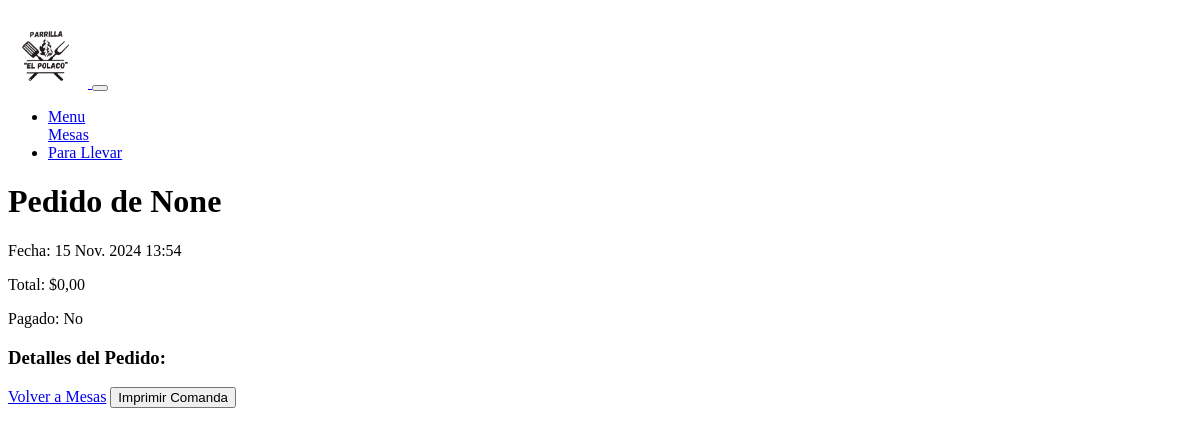
The page /pedido/17/ on the database as committed earlier.
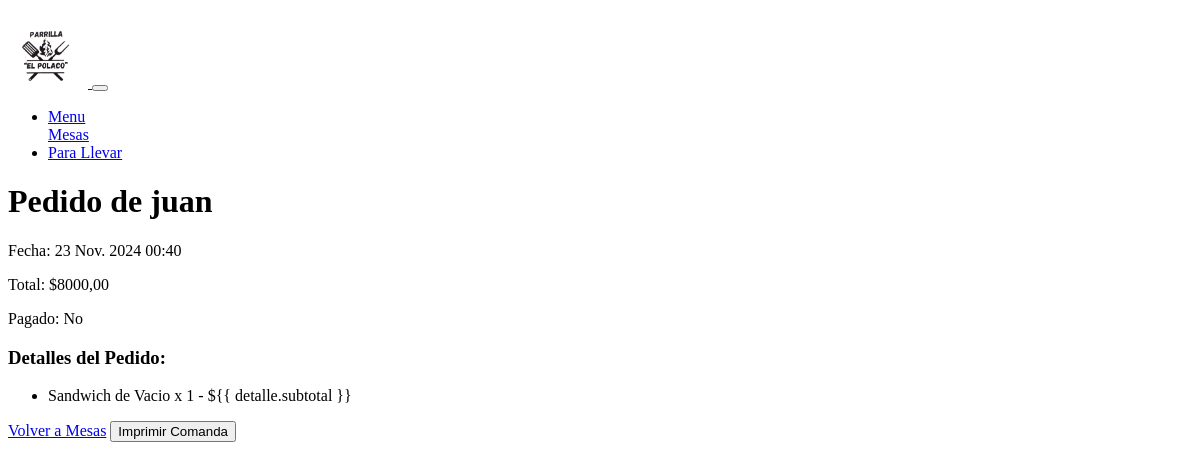
The same page on the database as committed later.
### Parrilla/models.py (models this page shows, shortened)
class Pedido(models.Model):
    numero = models.IntegerField(unique=False)
    mesa = models.ForeignKey("Mesa", on_delete=models.CASCADE, blank=True, null=True)
    nombre = models.CharField(max_length=100, blank=True, null=True)
    fecha = models.DateTimeField(auto_now_add=True)
    total = models.DecimalField(max_digits=10, decimal_places=2, default=0)
    pagado = models.BooleanField(default=False)
    para_llevar = models.BooleanField(default=False)
    nota = models.TextField(blank=True, null=True)

class DetallePedido(models.Model):
    pedido = models.ForeignKey(Pedido, on_delete=models.CASCADE)
    producto = models.ForeignKey(Producto, on_delete=models.CASCADE)
    cantidad = models.PositiveIntegerField(default=1)
    subtotal = models.DecimalField(max_digits=10, decimal_places=2, default=0)

class Producto(models.Model):
    nombre = models.CharField(max_length=100)
    precio = models.DecimalField(max_digits=10, decimal_places=2)
    descripcion = models.TextField()
    imagen = models.ImageField(upload_to="productos")
    categoria = models.CharField(
        max_length=50,
        choices=[
            ("sandwiches", "Sandwiches"),
            ("porciones", "Porciones"),
            ("ensaladas", "Ensaladas"),
            ("papas", "Papas"),
            ("bebidas", "Bebidas"),
        ],
    )

### Parrilla/views.py (the view)
# urls.py: path("pedido/<int:pedido_id>/", views.detalle_pedido, name="detalle_pedido"),
def detalle_pedido(request, pedido_id):
    pedido = get_object_or_404(Pedido, id=pedido_id)
    return render(request, "Parrilla/detalle_pedido.html", {"pedido": pedido})

### Parrilla/templates/Parrilla/detalle_pedido.html (shortened to what this page needs)
<!DOCTYPE html>
<html lang="es">
  <head>
    {% load bootstrap5 %} {% load static %}
  </head>
  <body>
    {% include 'Parrilla/layauts/nav.html' %}
    <h1>Pedido de {{ pedido.nombre }}</h1>
    <p>Fecha: {{ pedido.fecha }}</p>
    <p class="money-format">Total: ${{ pedido.total }}</p>
    <p>Pagado: {{ pedido.pagado|yesno:"Sí,No" }}</p>
    <h3>Detalles del Pedido:</h3>
    <ul>
      {% for detalle in pedido.detallepedido_set.all %}
      <li>
        {{ detalle.producto.nombre }} x {{ detalle.cantidad }} - ${{
        detalle.subtotal }}
      </li>
      {% endfor %}
    </ul>
    <a href="{% url 'vista_mesas' %}">Volver a Mesas</a>
    <button onclick="imprimirComanda()">Imprimir Comanda</button>
  </body>
</html>

Rows that differ between the two databases and show on the page:
changed Pedido "No": nombre "None" → "juan"; fecha "15 Nov. 2024 13:54" → "23 Nov. 2024 00:40"; total "0,00" → "8000,00"
now on this page (row edited): DetallePedido: producto.nombre "Sandwich de Vacio", cantidad "1"
